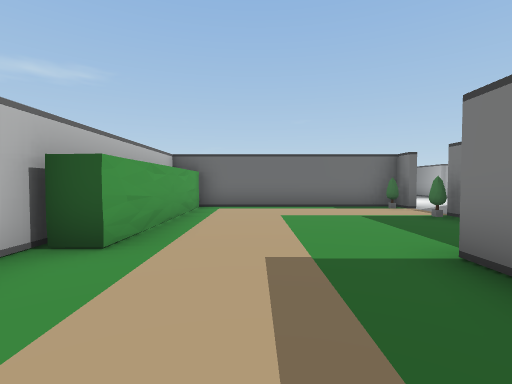
view 1 (above)

16 first-person views from a walk through a Unity game level. The camera is 1.4 m above the floor, tilts 2° down and sees 85° across. The floor is counted in squares, 2 m on a side. Each view is taken from the middle of a square. On the plan, view 1 faces up. The plan holds only what a view shows up to about 9 squares ahead; the rest is blank. The place goes on beyond the plan. The player is left out. Some animated figures are left out. Some surface patterns are stand-ins.

view 2
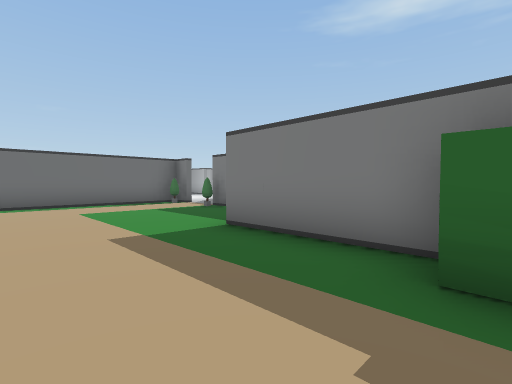

view 3
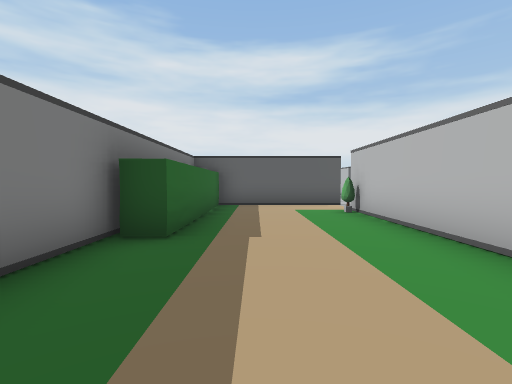

view 4
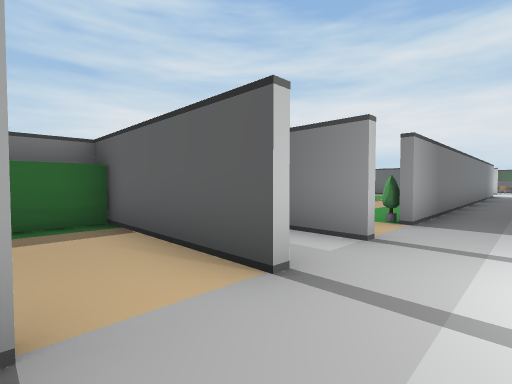

view 5
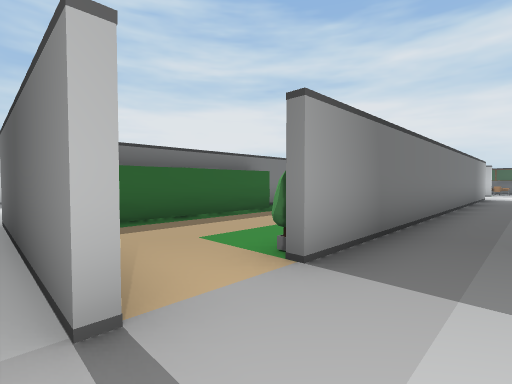

view 6
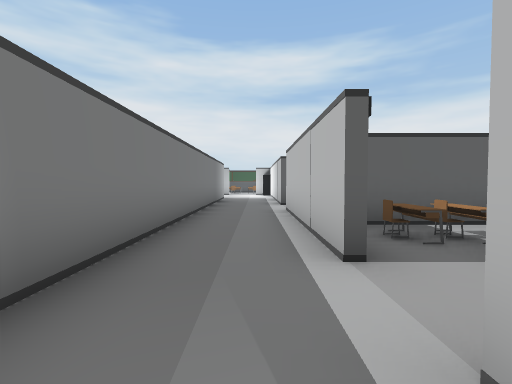

view 7
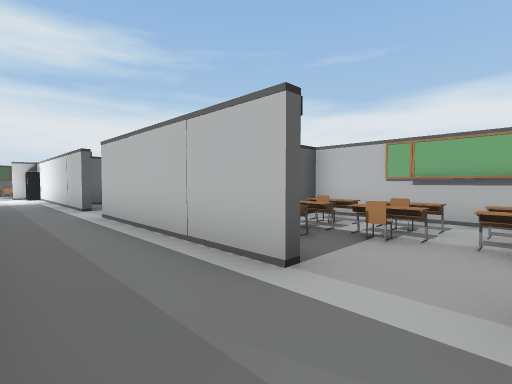

view 8
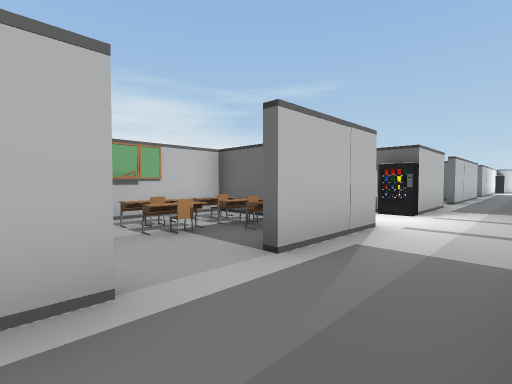

view 9
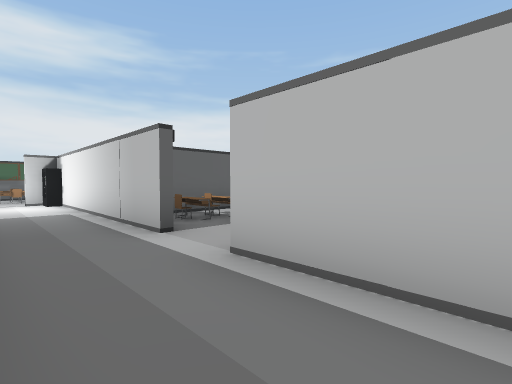

view 10
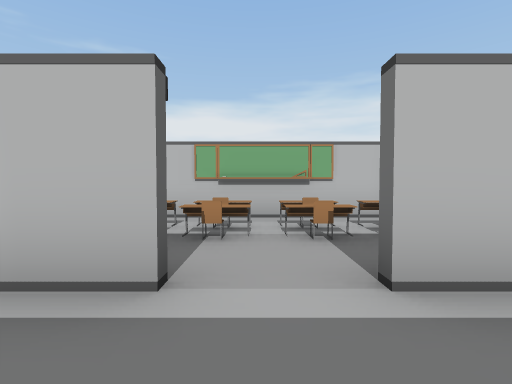

view 11
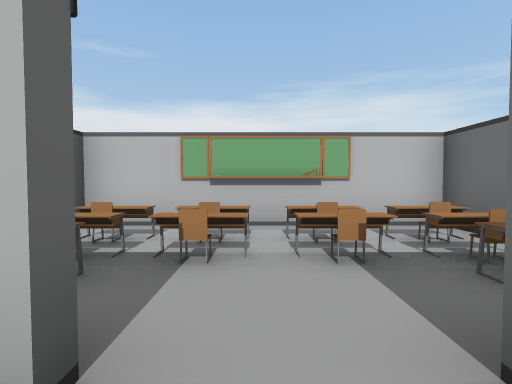

view 12
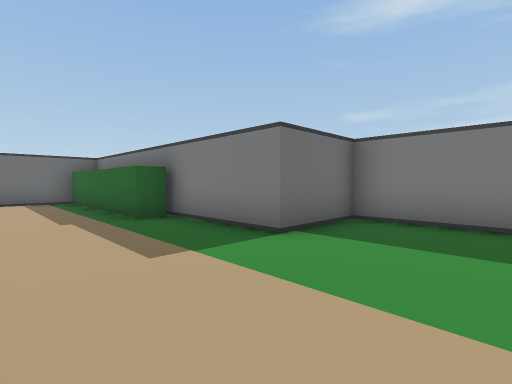

view 13
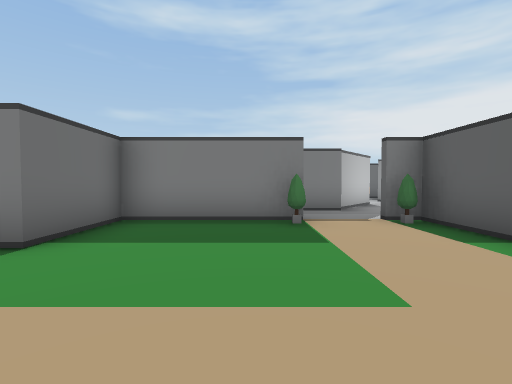

view 14
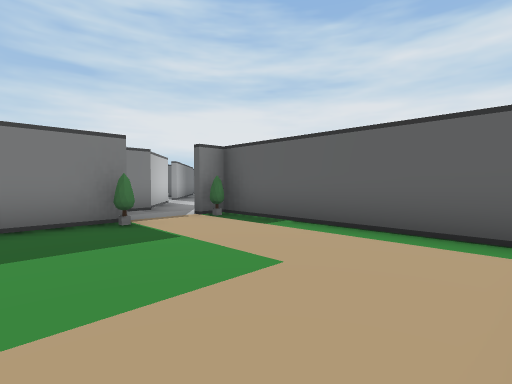

view 15
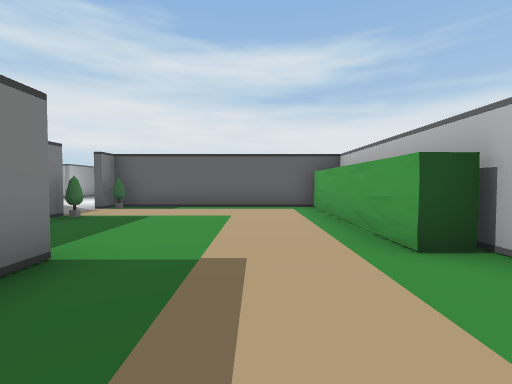

view 16
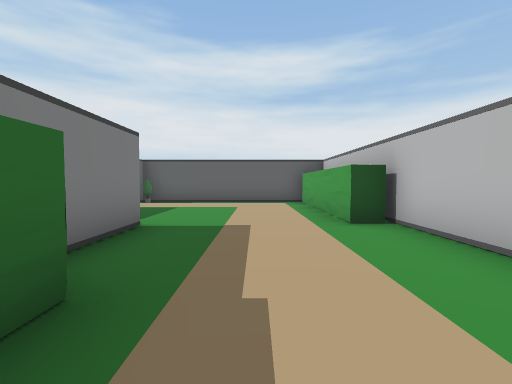

### Floor plan
Ten units are one square. View 1 is at (0, 0); x grows to the right and y downward. Boxes are objects, and circles mark ways between rooms. Rooms are numbered by the first view taken in them; rooms with no view inside come last. Other rooms are left out.
<svg viewBox="-115 -85 197 305">
<path fill="none" stroke="#000" d="M-24 -5 -24 35M19 10 19 -26M-24 -32 -24 -25M-26 56 11 56 11 6 18 6M25 -80 -16 -80 -16 -30M-48 29 -48 54M-48 75 -48 100M-48 176 -48 215M-26 184 -26 94M-48 114 -48 163M18 127 12 127 12 75 -6 75M-16 158 -16 210 35 210M-24 135 -24 163M40 189 40 156 19 156 19 122M57 201 57 191M77 215 61 202M-70 78 -85 78 -85 136 -58 136M-72 140 -85 140 -85 198 -55 198"/>
<rect x="-25" y="35" width="10" height="10" fill="#bbb"><title>pot</title></rect>
<rect x="-55" y="55" width="10" height="10" fill="#bbb"><title>other object</title></rect>
<rect x="-25" y="85" width="10" height="10" fill="#bbb"><title>pot</title></rect>
<rect x="35" y="205" width="10" height="10" fill="#bbb"><title>pot</title></rect>
<rect x="35" y="185" width="10" height="10" fill="#bbb"><title>pot</title></rect>
<rect x="-85" y="115" width="10" height="20" fill="#bbb"><title>table</title></rect>
<rect x="-85" y="105" width="10" height="10" fill="#bbb"><title>table</title></rect>
<rect x="-85" y="95" width="10" height="10" fill="#bbb"><title>table</title></rect>
<rect x="-85" y="85" width="10" height="10" fill="#bbb"><title>table</title></rect>
<rect x="-75" y="125" width="10" height="10" fill="#bbb"><title>table</title></rect>
<rect x="-75" y="115" width="10" height="10" fill="#bbb"><title>other object</title></rect>
<rect x="-75" y="105" width="10" height="10" fill="#bbb"><title>chair</title></rect>
<rect x="-75" y="95" width="10" height="10" fill="#bbb"><title>chair</title></rect>
<rect x="-75" y="85" width="10" height="10" fill="#bbb"><title>other object</title></rect>
<rect x="-65" y="125" width="10" height="10" fill="#bbb"><title>table</title></rect>
<rect x="-65" y="115" width="10" height="10" fill="#bbb"><title>chair</title></rect>
<rect x="-65" y="105" width="10" height="10" fill="#bbb"><title>chair</title></rect>
<rect x="-65" y="95" width="10" height="10" fill="#bbb"><title>chair</title></rect>
<rect x="-65" y="85" width="10" height="10" fill="#bbb"><title>other object</title></rect>
<rect x="-85" y="175" width="10" height="20" fill="#bbb"><title>table</title></rect>
<rect x="-85" y="165" width="10" height="10" fill="#bbb"><title>table</title></rect>
<rect x="-85" y="155" width="10" height="10" fill="#bbb"><title>table</title></rect>
<rect x="-85" y="145" width="10" height="10" fill="#bbb"><title>table</title></rect>
<rect x="-75" y="185" width="10" height="10" fill="#bbb"><title>table</title></rect>
<rect x="-75" y="175" width="10" height="10" fill="#bbb"><title>chair</title></rect>
<rect x="-75" y="165" width="10" height="10" fill="#bbb"><title>table</title></rect>
<rect x="-75" y="155" width="10" height="10" fill="#bbb"><title>chair</title></rect>
<rect x="-75" y="145" width="10" height="10" fill="#bbb"><title>chair</title></rect>
<rect x="-65" y="185" width="10" height="10" fill="#bbb"><title>other object</title></rect>
<rect x="-65" y="175" width="10" height="10" fill="#bbb"><title>chair</title></rect>
<rect x="-65" y="155" width="10" height="10" fill="#bbb"><title>chair</title></rect>
<rect x="-65" y="145" width="10" height="10" fill="#bbb"><title>chair</title></rect>
<circle cx="-20" cy="45" r="3" fill="#2a7"/>
<circle cx="-35" cy="100" r="3" fill="#2a7"/>
<circle cx="-20" cy="85" r="3" fill="#2a7"/>
<circle cx="-50" cy="110" r="3" fill="#2a7"/>
<circle cx="-50" cy="170" r="3" fill="#2a7"/>
<text x="0" y="-10">1</text>
<text x="-110" y="20">2</text>
<text x="-40" y="150">3</text>
<text x="10" y="150">4</text>
<text x="-70" y="110">5</text>
<text x="-70" y="170">6</text>
</svg>
Room 1 opens to room 2. Room 2 opens to room 3. Room 2 opens to room 4. Room 3 opens to room 5. Room 3 opens to room 6.

Where each view was taken, in squares from view 1:
view 1: 0 up, 0 right, facing up
view 2: 1 down, 1 left, facing up-right
view 3: 3 up, 0 right, facing down
view 4: 4 down, 4 left, facing down-right
view 5: 7 down, 4 left, facing down-right
view 6: 9 down, 4 left, facing down
view 7: 10 down, 3 left, facing down-left
view 8: 12 down, 3 left, facing up-left
view 9: 14 down, 3 left, facing down-left
view 10: 17 down, 3 left, facing left
view 11: 17 down, 4 left, facing left
view 12: 18 down, 1 left, facing up-right
view 13: 18 down, 1 left, facing right
view 14: 17 down, 1 left, facing down-right
view 15: 13 down, 0 right, facing down
view 16: 11 down, 0 right, facing down
